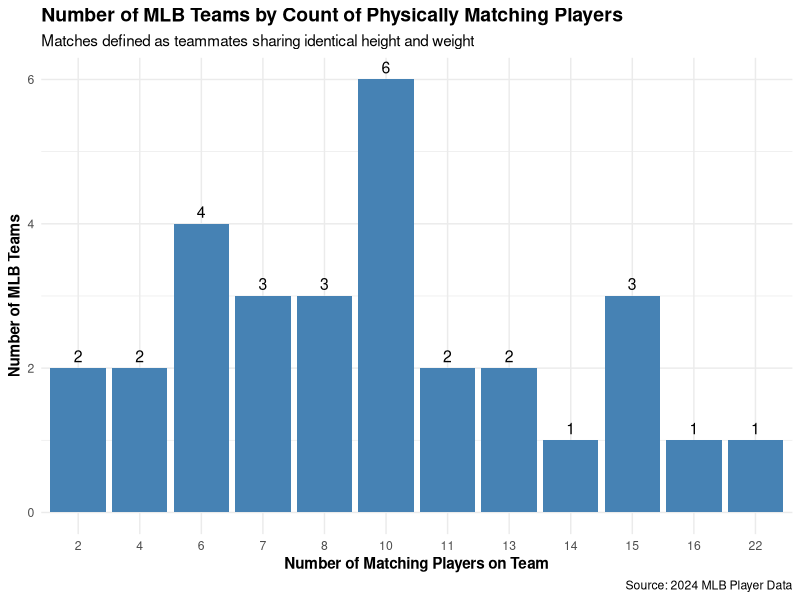

Write the R code that produced this figure.
## ---- chunk 1
library(tidyverse)

# Read the player data collected from the 2024 MLB season
players <- read_csv("data/players.csv", show_col_types = FALSE)

# Identify teammates sharing the same height and weight
lookalikes <- players |>
  group_by(team_name, height_inches, weight) |>
  filter(n() > 1) |>
  ungroup()

# Count the number of look-alike players per team
team_counts <- lookalikes |>
  group_by(team_name) |>
  summarize(n_lookalikes = n())

# Count how many teams have the exact same number of look-alikes
team_distribution <- team_counts |>
  count(n_lookalikes, name = "num_teams")
## ---- chunk 2
ggplot(team_distribution, aes(x = factor(n_lookalikes), y = num_teams)) +
  geom_col(fill = "steelblue") +
  geom_text(aes(label = num_teams), vjust = -0.5, size = 4) +
  labs(
    title = "Number of MLB Teams by Count of Physically Matching Players",
    subtitle = "Matches defined as teammates sharing identical height and weight",
    x = "Number of Matching Players on Team",
    y = "Number of MLB Teams",
    caption = "Source: 2024 MLB Player Data"
  ) +
  theme_minimal() +
  theme(
    plot.title = element_text(face = "bold", size = 14),
    axis.title = element_text(face = "bold")
  )
